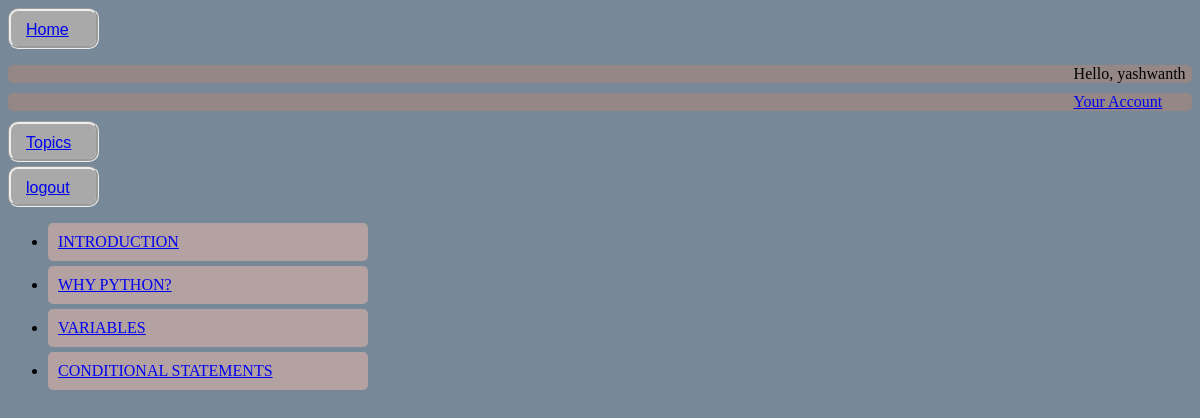
The app's page /topics/ (signed in) with its own data.
### pybasic/models.py (models this page shows)
class Topic(models.Model):
    name = models.CharField(max_length=200)
    created = models.DateTimeField(auto_now_add=True)
    def __str__(self):
        return f"{self.name}"

### pybasic/views.py (the view)
# urls.py: path('topics/', views.topics, name='topics'),
def topics(request):
    topics_ = get_all_topics()
    context = {'topics_': topics_}
    return render(request, "pybasic/topics.html", context)

### pybasic/layer.py (called while the page is built)
def get_all_topics():
    topics = Topic.objects.all()
    return topics

### pybasic/templates/pybasic/topics.html (shortened to what this page needs)
<!DOCTYPE html>
<html lang="en">
<head>
</head>
<body>
    {% extends 'pybasic/base.html' %}
    {% block content %}
    <ul>
        {% for topic in topics_ %}
        <li>
            <div class="topics"><a href="{% url 'pybasic:topic-detail' user.id topic.id %}">{{topic}}</a>
            </div>
        </li>
        {% endfor %}
    </ul>
    {% endblock content %}

### pybasic/templates/pybasic/base.html (shortened to what this page needs)
<!DOCTYPE html>
<html lang="en">
<head>
</head>
<body>
    <div class="links"><a href="{% url 'pybasic:index' %}">Home</a></div>
    {% if user.is_authenticated %}
    <p>
    <div class="name"> Hello, {{user.username}}</div>
    <div class="name"><a href="{% url 'users:info' user.id %}">Your Account</a></div>
    <div class="topics_base"><a href="{% url 'pybasic:topics'%}">Topics</a></div>
    <div class="logout"><a href="{% url 'users:logout' %}">logout</a></div>
    {% else %}
    <div class="links"><a href="{% url 'users:register'%}">register</a></div>
    <div class="links"><a href="{% url 'users:login' %}">login</a></div>
    </p>
    {% endif%}
    {% block content%}
    {%endblock content%}
</body>
</html>

### pybasic/templates/pybasic/topics.html (style rules this page uses)
.topics { background-color: rgb(180, 161, 161); border-bottom: 20px; border-radius: 5px; width: 300px; padding: 10px; margin-top: 5px; }

### pybasic/templates/pybasic/base.html (style rules this page uses)
.links { font-family: sans-serif; width: 70px; height: 25px; background-color: darkgray; padding-left: 15px; padding-top: 10px; border-radius: 10px; margin-bottom: 10px; border-style: groove; }
.name { padding-left: 90%; width: auto; height: auto; background-color: rgb(150, 135, 135); border-radius: 5px; margin-top: 0px; margin-bottom: 10px; }
.topics_base { font-family: sans-serif; width: 70px; height: 25px; background-color: darkgray; padding-left: 15px; padding-top: 10px; border-radius: 10px; margin-top: 10px; border-style: groove; }
.logout { font-family: sans-serif; width: 70px; height: 25px; background-color: darkgray; padding-left: 15px; padding-top: 10px; border-radius: 10px; margin-bottom: 0px; margin-right: 0px; margin-top: 4px; display: inline-block; vertical-align: top; border-style: groove; }
body { background-color: lightslategray; }

### records on screen
Topic: name "INTRODUCTION"
Topic: name "WHY PYTHON?"
Topic: name "VARIABLES"
Topic: name "CONDITIONAL STATEMENTS"

### other values on screen
{{ user.username }} "yashwanth"
